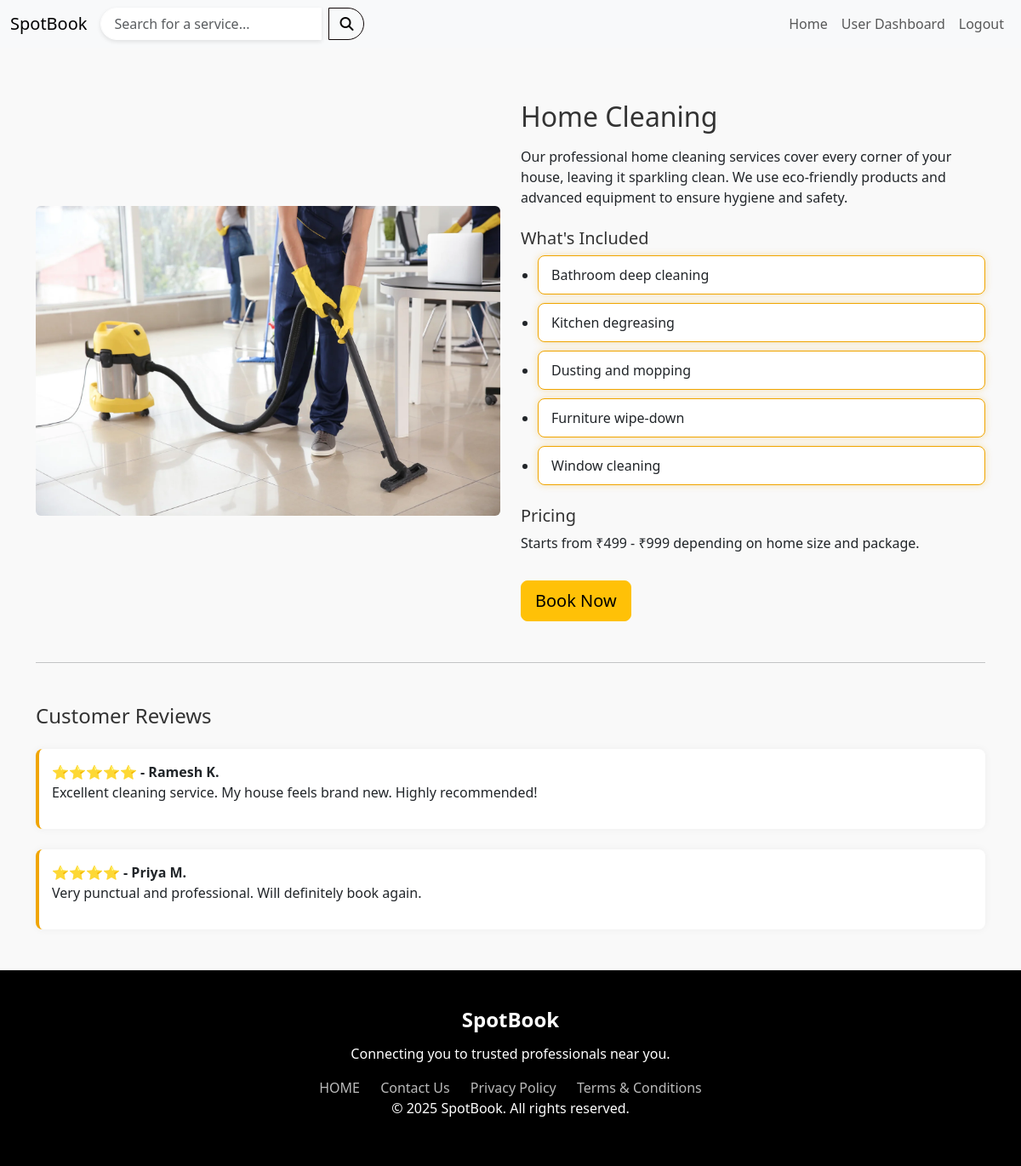
The app's page /book_service_detail/category/1/ (signed in) with its own data.
### core/models.py (models this page shows, shortened)
class Category(models.Model):
    name = models.CharField(max_length=100)  # e.g., Plumbing, Electrician
    category_image = models.ImageField(upload_to='category_images/', blank=True)
    description = models.TextField(blank=True)
    price_range = models.CharField(max_length=100, blank=True)
    included_services = models.TextField(blank=True)

### core/views.py (the view)
# urls.py: path('book_service_detail/<str:service_type>/<int:service_id>/', book_service_detail, name='book_service_detail'),  # Updated URL pattern for category or subcategory
@login_required
def book_service_detail(request, service_type, service_id):
    if service_type == 'category':
        service = get_object_or_404(Category, id=service_id)
    elif service_type == 'subcategory':
        service = get_object_or_404(SubCategory, id=service_id)
    else:
        raise Http404("Service type not found")
    return render(request, 'BOOK.html', {'service': service})

### core/templatetags/dict_filters.py (called while the page is built)
@register.filter
def splitlines(value):
    if not value:
        return []
    return value.splitlines()

### templates/BOOK.html
{% extends 'base.html' %}
{% load static %}
{% load dict_filters %}
{% block content %}
<link rel="stylesheet" href="{% static 'BOOK.css' %}">
  <div class="container my-5">
    <div class="row align-items-center">
      <div class="col-md-6">
        {% if service.category_image %}
          <img src="{{ service.category_image.url }}" alt="{{ service.name }}" class="img-fluid rounded">
        {% elif service.subcategory_image %}
          <img src="{{ service.subcategory_image.url }}" alt="{{ service.name }}" class="img-fluid rounded">
        {% else %}
          <img src="{% static 'default_service_image.png' %}" alt="{{ service.name }}" class="img-fluid rounded">
        {% endif %}
      </div>
      <div class="col-md-6">
        <h2 class="mb-3">{{ service.name }}</h2>
        <p>{{ service.description }}</p>
        <h5 class="mt-4">What's Included</h5>
        <ul class="included-services-container">
          {% for line in service.included_services|splitlines %}
            <li>{{ line }}</li>
          {% endfor %}
        </ul>
        <h5 class="mt-4">Pricing</h5>
        <p>Starts from ₹{{ service.price_range }} </p>
        <a href="{% url 'book_service' service.id %}" class="btn btn-warning btn-lg mt-3" role="button">Book Now</a>
      </div>
    </div>
    <hr class="my-5"/>
    <div class="reviews">
      <h4 class="mb-4">Customer Reviews</h4>
      <div class="review mb-4">
        <strong>⭐️⭐️⭐️⭐️⭐️ - Ramesh K.</strong>
        <p>Excellent cleaning service. My house feels brand new. Highly recommended!</p>
      </div>
      <div class="review mb-4">
        <strong>⭐️⭐️⭐️⭐️ - Priya M.</strong>
        <p>Very punctual and professional. Will definitely book again.</p>
      </div>
    </div>
  </div>
</body>
</html>
{% endblock %}

### static/BOOK.css (style rules this page uses)
body { font-family: 'Segoe UI', sans-serif; background-color: #f9f9f9; }
h2, h4, h5 { color: #333; }
ul { list-style: disc; padding-left: 20px; }
.review { background-color: #fff; padding: 15px; border-left: 4px solid #f0a500; box-shadow: 0 0 10px rgba(0,0,0,0.05); border-radius: 8px; }
.included-services-container { list-style-type: disc; padding-left: 20px; }
.included-services-container li { background-color: #fff; border: 1px solid #f0a500; padding: 10px 15px; margin-bottom: 10px; border-radius: 8px; box-shadow: 0 0 8px rgba(240, 165, 0, 0.3); }

### records on screen
Category: category_image (picture), name "Home Cleaning", description "Our professional home cleaning services cover every corner of your house, leaving it sparkling clean. We use eco-friendly products and advanced equipment to ensure hygiene and safety.", price_range "499 - ₹999 depending on home size and package."

### other values on screen
{{ line }} "Bathroom deep cleaning" "Kitchen degreasing" "Dusting and mopping" "Furniture wipe-down" "Window cleaning"
